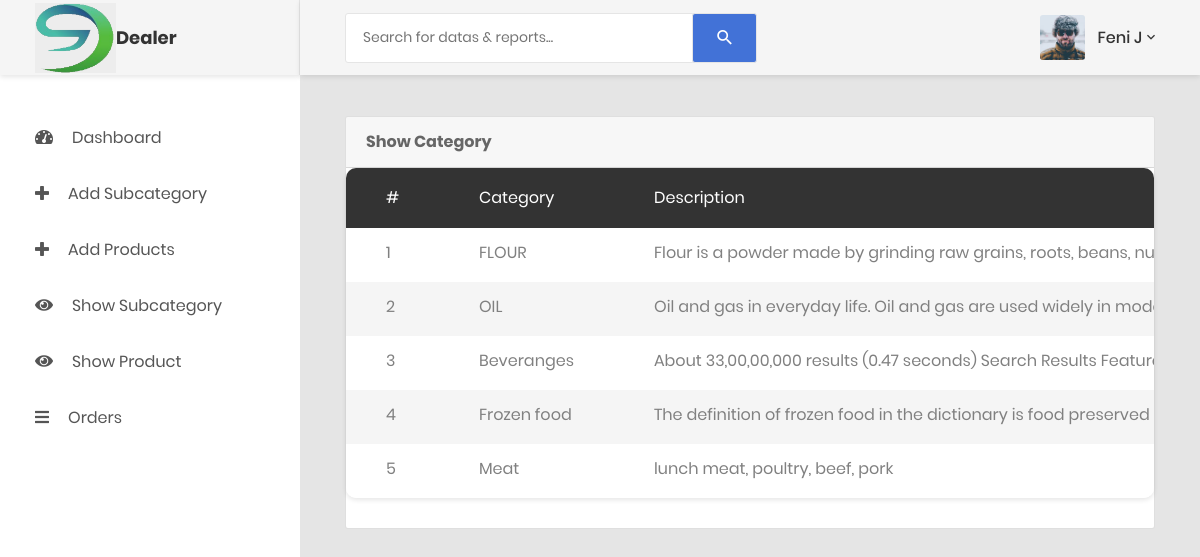
/ADMINDEALERSIDE/show_category.php (signed in), run on the app's committed database.
### tables this page shows
CREATE TABLE `tbl_dealer` (
  `DEALER_ID` int(11) NOT NULL,
  `DEALER_NAME` varchar(255) DEFAULT NULL,
  `DEALER_EMAIL` varchar(255) DEFAULT NULL,
  `DEALER_PASSWORD` varchar(255) DEFAULT NULL,
  `DEALER_CATEGORY` varchar(30) DEFAULT NULL,
  `DEALER_OTP` int(11) DEFAULT NULL,
  `DEALER_STATUS` char(1) DEFAULT NULL,
  `DEALER_PROFILE` varchar(255) NOT NULL
);

CREATE TABLE `category` (
  `CATEGORY_ID` int(11) NOT NULL,
  `CATEGORY_NAME` varchar(50) NOT NULL,
  `CREATION_DATE` timestamp NOT NULL DEFAULT current_timestamp() ON UPDATE current_timestamp(),
  `UPDATION_DATE` varchar(25) DEFAULT NULL,
  `CATEGORY_DESCRIPTION` varchar(300) NOT NULL
);

### ADMINDEALERSIDE/show_category.php (the view, shortened to what this page needs)
<?php
include('includes/config.php');
if(strlen($_SESSION['alogin'])==0)
	{
header('location:login.php');
}
else{
?>
<!DOCTYPE html>
<html>
    <head>
        <?php include_once './includes/links.php'; ?>
    </head>
    <body><?php
        include_once './includes/header.php';
        include_once './includes/sidebar.php';
        ?>
        <div class="main-content">
                <div class="section__content section__content--p30">
                    <div class="container-fluid">
                        <div class="row">
                            <div class="col-lg-12">
                                <div class="card">
                                    <div class="card-header">
                                        <strong>Show Category</strong>
                                    </div>
                                    <div class="row">
                            <div class="col-lg-12">
                                <div class="table-responsive table--no-card m-b-30">
                                    <table class="table table-borderless table-striped table-earning">
                                        <thead>
                                            <tr>
                                                <th>#</th>
                                                <th>Category</th>
                                                <th>Description</th>
                                            </tr>
                                        </thead>
                                        <tbody>
                                            <?php $query=mysqli_query($con,"select * from category");
                                                $cnt=1;
                                                while($row=mysqli_fetch_array($query))
                                                {
                                            ?>
                                            <tr>
                                                <td><?php echo htmlentities($cnt);?></td>
						<td><?php echo htmlentities($row['CATEGORY_NAME']);?></td>
						<td><?php echo htmlentities($row['CATEGORY_DESCRIPTION']);?></td>
                                            </tr>
                                            <?php $cnt=$cnt+1; } ?>
                                        </tbody>
                                    </table>
                                </div>
                            </div>
                        </div>
		</div>
	</div>
                    </div>
		</div>
    </body>
</html>
<?php } ?>

### ADMINDEALERSIDE/includes/header.php (shortened to what this page needs)
<?php $b=$_SESSION['name'];
if($b=='ADMIN'){ ?>
<div class="page-container">
            <header class="header-desktop">
                <div class="section__content section__content--p30">
                    <div class="container-fluid">
                        <div class="header-wrap">
                            <form class="form-header" action="" method="POST">
                                <input class="au-input au-input--xl" type="text" style="height: 50px;" name="search" placeholder="Search for datas &amp; reports..." />
                                <button class="au-btn--submit" type="submit">
                                    <i class="zmdi zmdi-search"></i>
                                </button>
                            </form>
                            <div class="header-button">
                                <div class="account-wrap">
                                    <div class="account-item clearfix js-item-menu">
                                        <div class="image">
                                            <?php  $query = mysqli_query($con, "select * from tbl_admin where ADMIN_EMAIL='" . $_SESSION['alogin'] . "'");
                                                $row=  mysqli_fetch_array($query);
                                            ?>
                                            <img src="profileimagesADMIN/<?php echo htmlentities($row['ADMIN_ID']);?>/<?php echo htmlentities($row['ADMIN_PROFILE']);?>" alt="<?php $u=$_SESSION['name']; echo '"$u"'; ?>" />
                                        </div>
                                        <div class="content">
                                            <a class="js-acc-btn" href="#" style="text-decoration: none;"><?php $u=$_SESSION['name']; echo "$u"; ?></a>
                                        </div>
                                        <div class="account-dropdown js-dropdown">
                                            <div class="info clearfix">
                                                <div class="image">
                                                    <a href="#" style="text-decoration: none;">
                                                        <img src="profileimagesADMIN/<?php echo htmlentities($row['ADMIN_ID']);?>/<?php echo htmlentities($row['ADMIN_PROFILE']);?>" alt="<?php $u=$_SESSION['alogin']; echo '".$u."'; ?>" />
                                                    </a>
                                                </div>
                                                <div class="content">
                                                    <h5 class="name">
                                                        <a href="#" style="text-decoration: none;"><?php $u=$_SESSION['alogin']; if($u=="groceryshoppingsurat@gmail.com"){echo "Admin";}else{ echo "Dealer";}?></a>
                                                    </h5>
                                                    <span class="email"><?php $u=$_SESSION['alogin']; echo "$u"; ?></span>
                                                </div>
                                            </div>
                                            <div class="account-dropdown__body">
                                                <div class="account-dropdown__item">
                                                    <a href="admin_account.php"style="text-decoration: none;">
                                                        <i class="zmdi zmdi-account"></i>Account</a>
                                                </div>
                                                <div class="account-dropdown__item">
                                                    <a href="reset_password_admin.php" style="text-decoration: none;">
                                                        <i class="zmdi zmdi-key"></i>
                                                        <?php echo "   "; ?>Reset Password</a>
                                                </div>
                                            </div>
                                            <div class="account-dropdown__footer">
                                                <a href="logout.php" style="text-decoration: none;">
                                                    <i class="zmdi zmdi-power"></i>Logout</a>
                                            </div>
                                        </div>
                                    </div>
                                </div>
                            </div>
                        </div>
                    </div>
                </div>
            </header>
            <?php } else{ ?>
            <div class="page-container">
            <header class="header-desktop">
                <div class="section__content section__content--p30">
                    <div class="container-fluid">
                        <div class="header-wrap">
                            <form class="form-header" action="" method="POST">
                                <input class="au-input au-input--xl" type="text" style="height: 50px;" name="search" placeholder="Search for datas &amp; reports..." />
                                <button class="au-btn--submit" type="submit">
                                    <i class="zmdi zmdi-search"></i>
                                </button>
                            </form>
                            <div class="header-button">
                                <div class="account-wrap">
                                    <div class="account-item clearfix js-item-menu">
                                        <div class="image">
                                            <?php  $query = mysqli_query($con, "select * from tbl_dealer where DEALER_EMAIL='" . $_SESSION['alogin'] . "'");
                                                $row=  mysqli_fetch_array($query);
                                            ?>
                                            <img src="profileimagesDEALER/<?php echo htmlentities($row['DEALER_ID']);?>/<?php echo htmlentities($row['DEALER_PROFILE']);?>" alt="<?php $u=$_SESSION['name']; echo '"$u"'; ?>" />
                                        </div>
                                        <div class="content">
                                            <a class="js-acc-btn" href="#"><?php $u=$_SESSION['name']; echo "$u"; ?></a>
                                        </div>
                                    </div>
                                </div>
                            </div>
                        </div>
                    </div>
                </div>
            </header>
            <?php } ?>

### data on the page
tbl_dealer: DEALER_PROFILE (picture)
category: CATEGORY_NAME "FLOUR", CATEGORY_DESCRIPTION "Flour is a powder made by grinding raw grains, roots, beans,…"
category: CATEGORY_NAME "OIL", CATEGORY_DESCRIPTION "Oil and gas in everyday life. Oil and gas are used widely in…"
category: CATEGORY_NAME "Beveranges", CATEGORY_DESCRIPTION "About 33,00,00,000 results (0.47 seconds) Search Results…"
category: CATEGORY_NAME "Frozen food", CATEGORY_DESCRIPTION "The definition of frozen food in the dictionary is food preserved…"
category: CATEGORY_NAME "Meat", CATEGORY_DESCRIPTION "lunch meat, poultry, beef, pork"

### other printed values
$u "Feni J"
